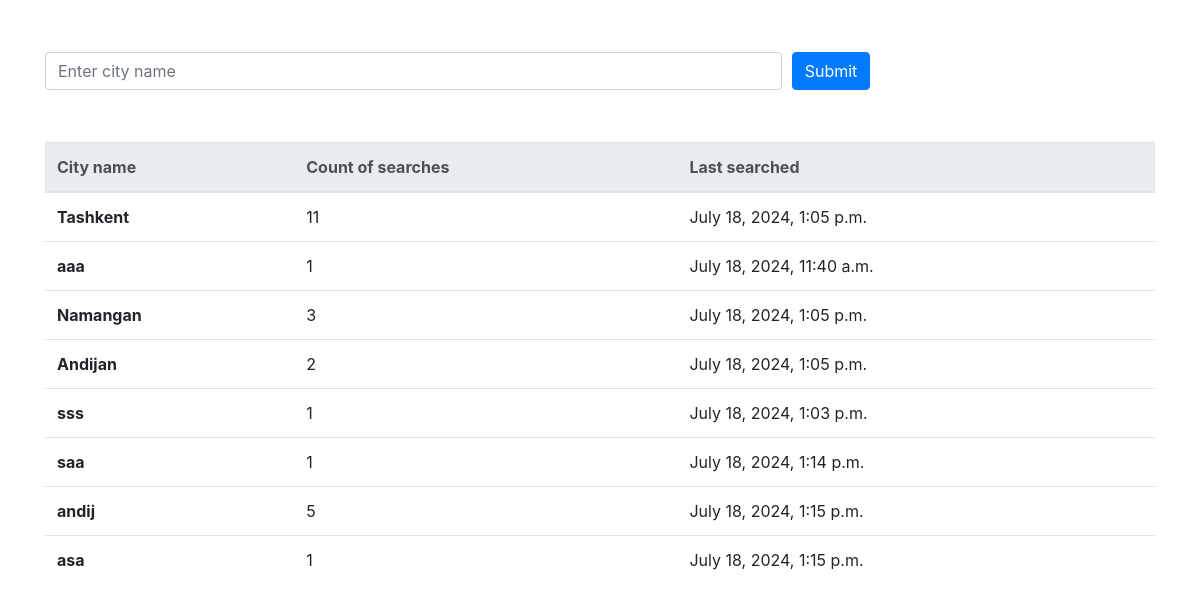
The page /history/ on the database its author committed.
### apps/weather/models.py (models this page shows, shortened)
class SearchHistory(models.Model):
    user = models.ForeignKey(User, on_delete=models.SET_NULL, blank=True, null=True)
    city = models.CharField(max_length=100)
    search_count = models.IntegerField(default=0)
    last_searched = models.DateTimeField(auto_now=True)
    class Meta:
        verbose_name = "Search History"
        verbose_name_plural = "Search Histories"

### apps/weather/views.py (the view)
# urls.py: path('history/', search_history_view, name='history'),
def search_history_view(request):
    history = SearchHistory.objects.all()
    return render(request, 'history.html', {'history': history})

### templates/history.html
{% extends "index.html" %}
{% block content %}
<div class='container'>
    {% if history %}
    <table class="table">
        <thead class="thead-light">
          <tr>
            <th scope="col">City name</th>
            <th scope="col">Count of searches</th>
            <th scope="col">Last searched</th>
          </tr>
        </thead>
        <tbody>
            {% for one in history %}
                <tr>
                <th scope="row">{{ one.city }}</th>
                <td>{{ one.search_count }}</td>
                <td>{{ one.last_searched }}</td>
                </tr>
            {% endfor %}
        </tbody>
      </table>
    {% else %}
    <div class="alert alert-primary" role="alert">
        <h1 class="error">There is no any search </h1>
    </div>
    {% endif %}
</div>
{% endblock content %}

### templates/index.html (shortened to what this page needs)
{% load static %}
<!DOCTYPE html>
<html lang="en">
<head>
    <link rel="stylesheet" href="https://cdn.jsdelivr.net/npm/bootstrap@4.0.0/dist/css/bootstrap.min.css">
    <link rel="stylesheet" href="{% static 'css/main.css' %}">
</head>
<body>
    <div class="container py-5">
            <form method="post" action="{% url 'weather:weather' %}">
                <div class="form-row align-items-center">
                    <div class="col-sm-8 my-1">
                        <input type="text" class="form-control" id="inlineFormInputName" name="city" placeholder="Enter city name" list="queries">
                    </div>
                    <div class="col-auto my-1">
                        <button type="submit" class="btn btn-primary">Submit</button>
                    </div>
                </div>
            </form>
    </div>
    {% block content %}
    {% endblock content %}
</body>
</html>

### rows shown on the page
SearchHistory: city "Tashkent", search_count "11", last_searched "July 18, 2024, 1:05 p.m."
SearchHistory: city "aaa", search_count "1", last_searched "July 18, 2024, 11:40 a.m."
SearchHistory: city "Namangan", search_count "3", last_searched "July 18, 2024, 1:05 p.m."
SearchHistory: city "Andijan", search_count "2", last_searched "July 18, 2024, 1:05 p.m."
SearchHistory: city "sss", search_count "1", last_searched "July 18, 2024, 1:03 p.m."
SearchHistory: city "saa", search_count "1", last_searched "July 18, 2024, 1:14 p.m."
SearchHistory: city "andij", search_count "5", last_searched "July 18, 2024, 1:15 p.m."
SearchHistory: city "asa", search_count "1", last_searched "July 18, 2024, 1:15 p.m."
